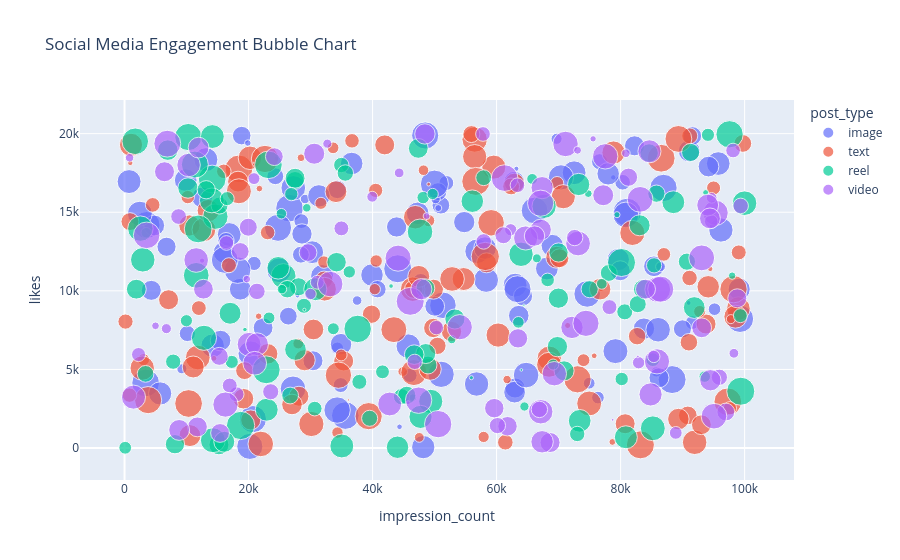

Write notebook code for a chart like this one.
### Code cell
#Bubble Chart
fig = px.scatter(data.sample(500),
                 x='impression_count',
                 y='likes',
                 size='comments',
                 color='post_type',
                 title='Social Media Engagement Bubble Chart')

fig.show()
